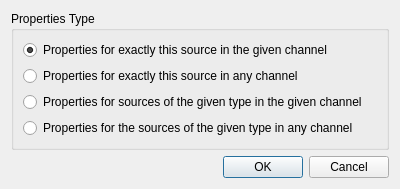
<?xml version="1.0" encoding="UTF-8"?>
<ui version="4.0">
 <class>PropertiesKeyTypeDialog</class>
 <widget class="QDialog" name="PropertiesKeyTypeDialog">
  <property name="geometry">
   <rect>
    <x>0</x>
    <y>0</y>
    <width>400</width>
    <height>172</height>
   </rect>
  </property>
  <property name="windowTitle">
   <string>Select properties type...</string>
  </property>
  <layout class="QVBoxLayout" name="verticalLayout_2">
   <item>
    <widget class="QGroupBox" name="groupBox">
     <property name="title">
      <string>Properties Type</string>
     </property>
     <layout class="QVBoxLayout" name="verticalLayout">
      <item>
       <widget class="QRadioButton" name="m_exactly">
        <property name="text">
         <string>Properties for exactly this source in the given channel</string>
        </property>
        <property name="checked">
         <bool>true</bool>
        </property>
       </widget>
      </item>
      <item>
       <widget class="QRadioButton" name="m_exactlyButAnyChannel">
        <property name="text">
         <string>Properties for exactly this source in any channel</string>
        </property>
       </widget>
      </item>
      <item>
       <widget class="QRadioButton" name="m_typeAndChannelOnly">
        <property name="text">
         <string>Properties for sources of the given type in the given channel</string>
        </property>
       </widget>
      </item>
      <item>
       <widget class="QRadioButton" name="m_typeInAnyChannel">
        <property name="text">
         <string>Properties for the sources of the given type in any channel</string>
        </property>
       </widget>
      </item>
     </layout>
    </widget>
   </item>
   <item>
    <spacer name="verticalSpacer">
     <property name="orientation">
      <enum>Qt::Vertical</enum>
     </property>
     <property name="sizeHint" stdset="0">
      <size>
       <width>20</width>
       <height>1</height>
      </size>
     </property>
    </spacer>
   </item>
   <item>
    <widget class="QDialogButtonBox" name="m_buttons">
     <property name="orientation">
      <enum>Qt::Horizontal</enum>
     </property>
     <property name="standardButtons">
      <set>QDialogButtonBox::Cancel|QDialogButtonBox::Ok</set>
     </property>
    </widget>
   </item>
  </layout>
 </widget>
 <resources/>
 <connections>
  <connection>
   <sender>m_buttons</sender>
   <signal>rejected()</signal>
   <receiver>PropertiesKeyTypeDialog</receiver>
   <slot>reject()</slot>
   <hints>
    <hint type="sourcelabel">
     <x>316</x>
     <y>260</y>
    </hint>
    <hint type="destinationlabel">
     <x>286</x>
     <y>274</y>
    </hint>
   </hints>
  </connection>
 </connections>
</ui>
